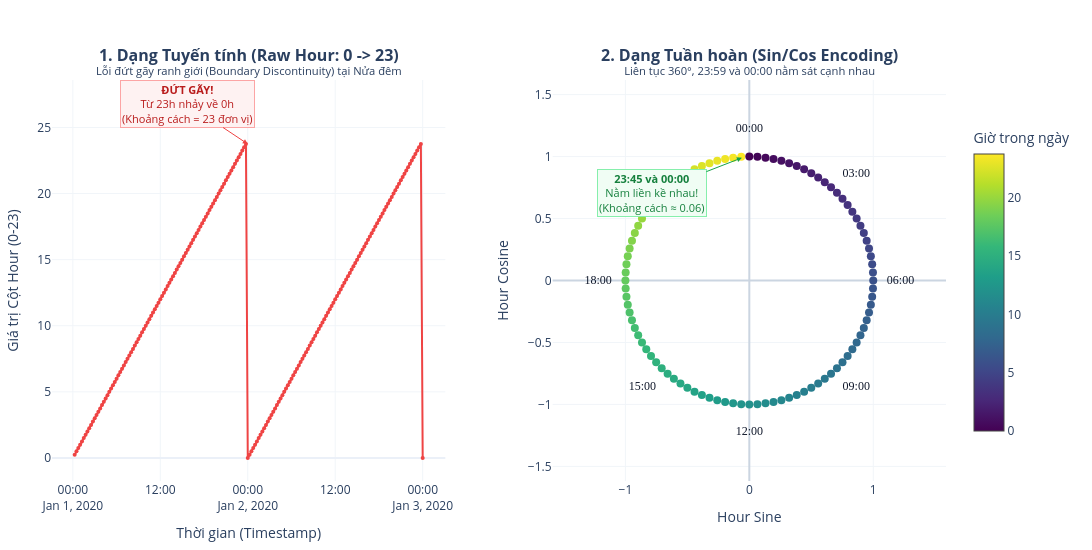

This figure's notebook cell:
### Markdown cell above
### 13.2. Trực quan hóa Đặc trưng Tuần hoàn (Cyclic Features Coordinate)
Vòng tròn lượng giác được render với hiệu ứng Gradient theo thời gian thực trong ngày, thể hiện sự hoàn hảo của quá trình Vectorization.

### Code cell
from plotly.subplots import make_subplots

# 1. Lấy dữ liệu 2 ngày (192 bước) để thấy rõ sự lặp lại chu kỳ
df_sample = df_train_fe.head(192).copy()
df_sample['hour_float'] = df_sample['timestamp'].dt.hour + df_sample['timestamp'].dt.minute / 60.0

# 2. Tạo Subplot 1 row, 2 cols
fig = make_subplots(
    rows=1, cols=2,
    subplot_titles=(
        "<b>1. Dạng Tuyến tính (Raw Hour: 0 -> 23)</b><br><sup>Lỗi đứt gãy ranh giới (Boundary Discontinuity) tại Nửa đêm</sup>",
        "<b>2. Dạng Tuần hoàn (Sin/Cos Encoding)</b><br><sup>Liên tục 360°, 23:59 và 00:00 nằm sát cạnh nhau</sup>"
    ),
    horizontal_spacing=0.12
)

# --- PANEL 1: Dạng Tuyến tính ---
fig.add_trace(
    go.Scatter(
        x=df_sample['timestamp'], 
        y=df_sample['hour_float'],
        mode='lines+markers',
        name='Raw Hour',
        line=dict(color='#ef4444', width=2),
        marker=dict(size=4)
    ),
    row=1, col=1
)

fig.add_annotation(
    x=df_sample['timestamp'].iloc[95], y=23.75,
    text="<b>ĐỨT GÃY!</b><br>Từ 23h nhảy về 0h<br>(Khoảng cách = 23 đơn vị)",
    showarrow=True, arrowhead=2, arrowcolor='#ef4444', ax=-60, ay=-40,
    font=dict(color='#b91c1c', size=11),
    bgcolor='#fef2f2', bordercolor='#fca5a5',
    row=1, col=1
)

# --- PANEL 2: Dạng Tuần hoàn ---
df_1day = df_sample.head(96).copy()

fig.add_trace(
    go.Scatter(
        x=df_1day['hour_sin'], 
        y=df_1day['hour_cos'],
        mode='markers',
        name='Cyclical (Sin/Cos)',
        marker=dict(
            size=8,
            color=df_1day['hour_float'],
            colorscale='Viridis',
            showscale=True,
            colorbar=dict(title="Giờ trong ngày", len=0.8, x=1.02)
        ),
        text=df_1day['timestamp'].dt.strftime('%H:%M'),
        hovertemplate="<b>Thời gian:</b> %{text}<br><b>Sin:</b> %{x:.3f}<br><b>Cos:</b> %{y:.3f}<extra></extra>"
    ),
    row=1, col=2
)

df_major_hours = df_1day[
    (df_1day['timestamp'].dt.minute == 0) & 
    (df_1day['timestamp'].dt.hour % 3 == 0)
].copy()

radius_label = 1.22
df_major_hours['x_label'] = df_major_hours['hour_sin'] * radius_label
df_major_hours['y_label'] = df_major_hours['hour_cos'] * radius_label
df_major_hours['time_str'] = df_major_hours['timestamp'].dt.strftime('%H:%M')

fig.add_trace(
    go.Scatter(
        x=df_major_hours['x_label'],
        y=df_major_hours['y_label'],
        mode='text',
        text=df_major_hours['time_str'],
        textfont=dict(size=12, color='#0f172a', family='Arial Black'),
        hoverinfo='skip',
        showlegend=False
    ),
    row=1, col=2
)

fig.add_annotation(
    x=-0.06, y=0.99,
    text="<b>23:45 và 00:00</b><br>Nằm liền kề nhau!<br>(Khoảng cách ≈ 0.06)",
    showarrow=True, arrowhead=2, arrowcolor='#16a34a', ax=-90, ay=35,
    font=dict(color='#15803d', size=11),
    bgcolor='#f0fdf4', bordercolor='#86efac',
    row=1, col=2
)

fig.update_layout(
    template='plotly_white',
    width=1100, 
    height=550,
    showlegend=False,
    margin=dict(l=50, r=50, t=80, b=50)
)

fig.update_xaxes(title_text="Thời gian (Timestamp)", showgrid=True, gridcolor='#f1f5f9', row=1, col=1)
fig.update_yaxes(title_text="Giá trị Cột Hour (0-23)", showgrid=True, gridcolor='#f1f5f9', row=1, col=1)

fig.update_xaxes(
    title_text="Hour Sine", scaleanchor="y2", scaleratio=1, 
    showgrid=True, gridcolor='#f1f5f9', zerolinecolor='#cbd5e1', range=[-1.45, 1.45], row=1, col=2
)
fig.update_yaxes(
    title_text="Hour Cosine", 
    showgrid=True, gridcolor='#f1f5f9', zerolinecolor='#cbd5e1', range=[-1.45, 1.45], row=1, col=2
)

fig.show()

### Figure 1 — Plotly figure (JSON) as saved in the notebook; plotly's stock layout.template omitted (floating-point values rounded to 4 significant figures; data arrays with more than 128 entries replaced by an {"elided": "..."} marker saying what was removed)
{"data": [{"line": {"color": "#ef4444", "width": 2}, "marker": {"size": 4}, "mode": "lines+markers", "name": "Raw Hour", "type": "scatter", "x": {"elided": "192 str values"}, "xaxis": "x", "y": {"elided": "192 float values"}, "yaxis": "y"}, {"hovertemplate": "<b>Thời gian:</b> %{text}<br><b>Sin:</b> %{x:.3f}<br><b>Cos:</b> %{y:.3f}<extra></extra>", "marker": {"color": [0.25, 0.5, 0.75, 1.0, 1.25, 1.5, 1.75, 2.0, 2.25, 2.5, 2.75, 3.0, 3.25, 3.5, 3.75, 4.0, 4.25, 4.5, 4.75, 5.0, 5.25, 5.5, 5.75, 6.0, 6.25, 6.5, 6.75, 7.0, 7.25, 7.5, 7.75, 8.0, 8.25, 8.5, 8.75, 9.0, 9.25, 9.5, 9.75, 10.0, 10.25, 10.5, 10.75, 11.0, 11.25, 11.5, 11.75, 12.0, 12.25, 12.5, 12.75, 13.0, 13.25, 13.5, 13.75, 14.0, 14.25, 14.5, 14.75, 15.0, 15.25, 15.5, 15.75, 16.0, 16.25, 16.5, 16.75, 17.0, 17.25, 17.5, 17.75, 18.0, 18.25, 18.5, 18.75, 19.0, 19.25, 19.5, 19.75, 20.0, 20.25, 20.5, 20.75, 21.0, 21.25, 21.5, 21.75, 22.0, 22.25, 22.5, 22.75, 23.0, 23.25, 23.5, 23.75, 0.0], "colorbar": {"len": 0.8, "title": {"text": "Giờ trong ngày"}, "x": 1.02}, "colorscale": [[0, "#440154"], [0.1111, "#482878"], [0.2222, "#3e4989"], [0.3333, "#31688e"], [0.4444, "#26828e"], [0.5556, "#1f9e89"], [0.6667, "#35b779"], [0.7778, "#6ece58"], [0.8889, "#b5de2b"], [1, "#fde725"]], "showscale": true, "size": 8}, "mode": "markers", "name": "Cyclical (Sin/Cos)", "text": ["00:15", "00:30", "00:45", "01:00", "01:15", "01:30", "01:45", "02:00", "02:15", "02:30", "02:45", "03:00", "03:15", "03:30", "03:45", "04:00", "04:15", "04:30", "04:45", "05:00", "05:15", "05:30", "05:45", "06:00", "06:15", "06:30", "06:45", "07:00", "07:15", "07:30", "07:45", "08:00", "08:15", "08:30", "08:45", "09:00", "09:15", "09:30", "09:45", "10:00", "10:15", "10:30", "10:45", "11:00", "11:15", "11:30", "11:45", "12:00", "12:15", "12:30", "12:45", "13:00", "13:15", "13:30", "13:45", "14:00", "14:15", "14:30", "14:45", "15:00", "15:15", "15:30", "15:45", "16:00", "16:15", "16:30", "16:45", "17:00", "17:15", "17:30", "17:45", "18:00", "18:15", "18:30", "18:45", "19:00", "19:15", "19:30", "19:45", "20:00", "20:15", "20:30", "20:45", "21:00", "21:15", "21:30", "21:45", "22:00", "22:15", "22:30", "22:45", "23:00", "23:15", "23:30", "23:45", "00:00"], "type": "scatter", "x": [0.0654, 0.1305, 0.1951, 0.2588, 0.3214, 0.3827, 0.4423, 0.5, 0.5556, 0.6088, 0.6593, 0.7071, 0.7518, 0.7934, 0.8315, 0.866, 0.8969, 0.9239, 0.9469, 0.9659, 0.9808, 0.9914, 0.9979, 1.0, 0.9979, 0.9914, 0.9808, 0.9659, 0.9469, 0.9239, 0.8969, 0.866, 0.8315, 0.7934, 0.7518, 0.7071, 0.6593, 0.6088, 0.5556, 0.5, 0.4423, 0.3827, 0.3214, 0.2588, 0.1951, 0.1305, 0.0654, 1.225e-16, -0.0654, -0.1305, -0.1951, -0.2588, -0.3214, -0.3827, -0.4423, -0.5, -0.5556, -0.6088, -0.6593, -0.7071, -0.7518, -0.7934, -0.8315, -0.866, -0.8969, -0.9239, -0.9469, -0.9659, -0.9808, -0.9914, -0.9979, -1.0, -0.9979, -0.9914, -0.9808, -0.9659, -0.9469, -0.9239, -0.8969, -0.866, -0.8315, -0.7934, -0.7518, -0.7071, -0.6593, -0.6088, -0.5556, -0.5, -0.4423, -0.3827, -0.3214, -0.2588, -0.1951, -0.1305, -0.0654, 0.0], "xaxis": "x2", "y": [0.9979, 0.9914, 0.9808, 0.9659, 0.9469, 0.9239, 0.8969, 0.866, 0.8315, 0.7934, 0.7518, 0.7071, 0.6593, 0.6088, 0.5556, 0.5, 0.4423, 0.3827, 0.3214, 0.2588, 0.1951, 0.1305, 0.0654, 6.123e-17, -0.0654, -0.1305, -0.1951, -0.2588, -0.3214, -0.3827, -0.4423, -0.5, -0.5556, -0.6088, -0.6593, -0.7071, -0.7518, -0.7934, -0.8315, -0.866, -0.8969, -0.9239, -0.9469, -0.9659, -0.9808, -0.9914, -0.9979, -1.0, -0.9979, -0.9914, -0.9808, -0.9659, -0.9469, -0.9239, -0.8969, -0.866, -0.8315, -0.7934, -0.7518, -0.7071, -0.6593, -0.6088, -0.5556, -0.5, -0.4423, -0.3827, -0.3214, -0.2588, -0.1951, -0.1305, -0.0654, -1.837e-16, 0.0654, 0.1305, 0.1951, 0.2588, 0.3214, 0.3827, 0.4423, 0.5, 0.5556, 0.6088, 0.6593, 0.7071, 0.7518, 0.7934, 0.8315, 0.866, 0.8969, 0.9239, 0.9469, 0.9659, 0.9808, 0.9914, 0.9979, 1.0], "yaxis": "y2"}, {"hoverinfo": "skip", "mode": "text", "showlegend": false, "text": ["03:00", "06:00", "09:00", "12:00", "15:00", "18:00", "21:00", "00:00"], "textfont": {"color": "#0f172a", "family": "Arial Black", "size": 12}, "type": "scatter", "x": [0.8627, 1.22, 0.8627, 1.494e-16, -0.8627, -1.22, -0.8627, 0.0], "xaxis": "x2", "y": [0.8627, 7.47e-17, -0.8627, -1.22, -0.8627, -2.241e-16, 0.8627, 1.22], "yaxis": "y2"}], "layout": {"annotations": [{"font": {"size": 16}, "showarrow": false, "text": "<b>1. Dạng Tuyến tính (Raw Hour: 0 -> 23)</b><br><sup>Lỗi đứt gãy ranh giới (Boundary Discontinuity) tại Nửa đêm</sup>", "x": 0.22, "xanchor": "center", "xref": "paper", "y": 1, "yanchor": "bottom", "yref": "paper"}, {"font": {"size": 16}, "showarrow": false, "text": "<b>2. Dạng Tuần hoàn (Sin/Cos Encoding)</b><br><sup>Liên tục 360°, 23:59 và 00:00 nằm sát cạnh nhau</sup>", "x": 0.78, "xanchor": "center", "xref": "paper", "y": 1, "yanchor": "bottom", "yref": "paper"}, {"arrowcolor": "#ef4444", "arrowhead": 2, "ax": -60, "ay": -40, "bgcolor": "#fef2f2", "bordercolor": "#fca5a5", "font": {"color": "#b91c1c", "size": 11}, "showarrow": true, "text": "<b>ĐỨT GÃY!</b><br>Từ 23h nhảy về 0h<br>(Khoảng cách = 23 đơn vị)", "x": "2020-01-02T00:00:00", "xref": "x", "y": 23.75, "yref": "y"}, {"arrowcolor": "#16a34a", "arrowhead": 2, "ax": -90, "ay": 35, "bgcolor": "#f0fdf4", "bordercolor": "#86efac", "font": {"color": "#15803d", "size": 11}, "showarrow": true, "text": "<b>23:45 và 00:00</b><br>Nằm liền kề nhau!<br>(Khoảng cách ≈ 0.06)", "x": -0.06, "xref": "x2", "y": 0.99, "yref": "y2"}], "height": 550, "margin": {"b": 50, "l": 50, "r": 50, "t": 80}, "showlegend": false, "width": 1100, "xaxis": {"anchor": "y", "domain": [0, 0.44], "gridcolor": "#f1f5f9", "showgrid": true, "title": {"text": "Thời gian (Timestamp)"}}, "xaxis2": {"anchor": "y2", "domain": [0.56, 1], "gridcolor": "#f1f5f9", "range": [-1.45, 1.45], "scaleanchor": "y2", "scaleratio": 1, "showgrid": true, "title": {"text": "Hour Sine"}, "zerolinecolor": "#cbd5e1"}, "yaxis": {"anchor": "x", "domain": [0, 1], "gridcolor": "#f1f5f9", "showgrid": true, "title": {"text": "Giá trị Cột Hour (0-23)"}}, "yaxis2": {"anchor": "x2", "domain": [0, 1], "gridcolor": "#f1f5f9", "range": [-1.45, 1.45], "showgrid": true, "title": {"text": "Hour Cosine"}, "zerolinecolor": "#cbd5e1"}}}
